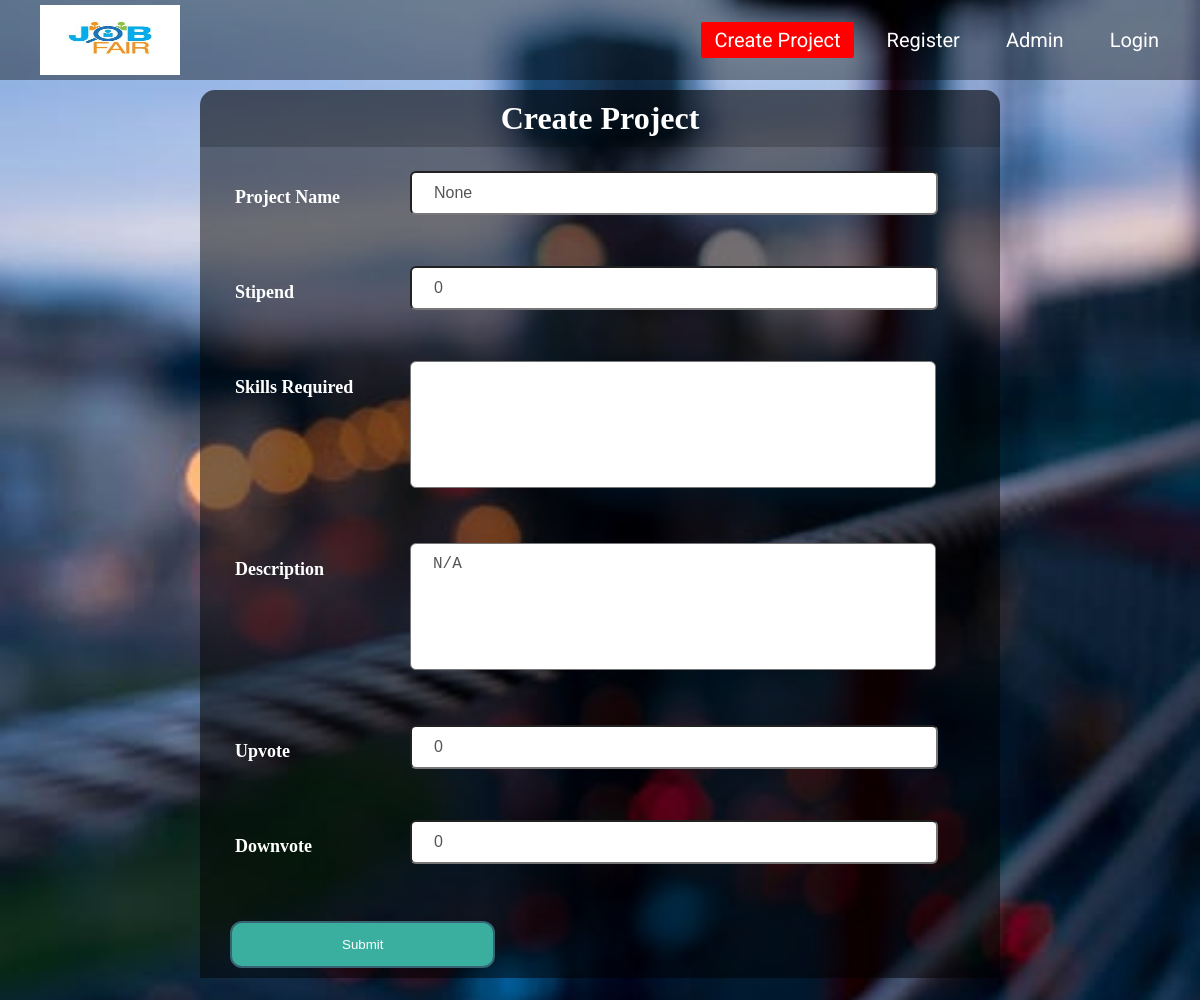
The page /jobfair_app/project_update/3/ on the database its author committed.
### jobfair_app/models.py (models this page shows, shortened)
class Project(models.Model):
    name = models.CharField(max_length = 256)
    description = models.TextField(
        default = ' ',
        max_length=500,
    )
    stipend = models.IntegerField(
        default = 0,
     )
    upvote = models.IntegerField(
        default = 0,
    )
    downvote = models.IntegerField(
        default = 0,
    )
    skills = models.TextField(
    default = '',
    max_length = 500
    )

### jobfair_app/views.py (the view)
# urls.py: path('project_update/<pk>/',views.ProjectUpdateView.as_view(), name = 'project_update'),
class ProjectUpdateView(UpdateView):
    model = models.Project
    fields = ('name','description','stipend','upvote','downvote','skills')
    template_name = 'project_form.html'

### jobfair_app/templates/project_form.html (shortened to what this page needs)
<!DOCTYPE html>
<html>
  <head>
    {% load static %}
    <link rel="stylesheet" type="text/css"  href="{% static 'project_create.css' %}">
  </head>
  <body>
    <div class="wrapper">
      <nav class="navbar">
        <a href="{% url 'jobfair_app:index' %}">
          <img class="logo" src="{% static 'jb.jpg' %}">
        </a>
        <ul>
          <li><a class="active" href="{% url 'jobfair_app:project_create' %}">Create Project</a></li>
          <li><a href="{% url 'jobfair_app:register' %}">Register</a></li>
          <li><a href="{% url 'admin:index' %}">Admin</a></li>
          {% if user.is_authenticated %}
          <li> <a href="{% url 'jobfair_app:logout' %}">{{user.username}} Logout</a> </li>
          {% else %}
          <li> <a href="{% url 'jobfair_app:user_login' %}">Login</a> </li>
          {% endif %}
        </ul>
      </nav>
    <div class="regform">
      <h1>Create Project</h1>
    </div>
    <div class="main">
      <form method="post">
        <h2 class="name">Project Name</h2>
        {{form.name}}
        <h2 class="name">Stipend</h2>
        {{form.stipend}}
        <h2 class="name">Skills Required</h2>
        {{form.skills}}
        <h2 class="name">Description</h2>
        {{form.description}}
        <h2 class="name">Upvote</h2>
        {{form.upvote}}
        <h2 class="name">Downvote</h2>
        {{form.downvote}}
        <button type="submit">Submit</button>
      </form>
    </div>
  </div>
  </body>
</html>

### jobfair_app/static/project_create.css (style rules this page uses)
* { margin: 0; padding: 0; }
.wrapper .regform { width: 800px; background-color: rgba(0,0,0,0.6); margin: auto; color: #FFFFFF; padding: 10px 0px 10px 0px; text-align: center; border-radius: 15px 15px 0px 0px; margin-top: 10px; }
.wrapper .main { background-color: rgba(0,0,0,0.5); width: 800px; margin: auto; }
form { padding: 10px; }
.name { margin-left: 25px; margin-top: 30px; width: 125px; color: white; font-size: 18px; font-weight: 700; }
.company { position: relative; left: 200px; top: -37px; line-height: 40px; width: 480px; border-radius: 6px; padding: 0 22px; font-size: 16px; color: #555; }
.stipend { position: relative; left: 200px; top: -37px; line-height: 40px; width: 480px; border-radius: 6px; padding: 0 22px; font-size: 16px; color: #555; }
.skills { position: relative; left: 200px; top: -37px; line-height: 40px; width: 480px; border-radius: 6px; padding: 0 22px; font-size: 16px; color: #555; }
.textarea { position: relative; left: 200px; top: -37px; line-height: 40px; width: 480px; border-radius: 6px; padding: 0 22px; font-size: 16px; color: #555; resize: none; height: 125px; }
button { background-color: #3baf9f; display: block; margin: 20px 0px 0px 20px; text-align: center; border-radius: 12px; border: 2px solid #366473; padding: 14px 110px; outline: none; color: white; cursor: pointer; transition: .25s; }
.wrapper { background: url(b1.jpg) no-repeat; background-size: cover; background-position: center; height: 125vh; }
.navbar { height: 80px; width: 100%; background: rgba(0,0,0,0.4); }
.logo { width: 140px; height: 70px; padding: 5px 40px; }
.navbar ul { float: right; margin-right: 20px; }
.navbar ul li { list-style: none; margin: 0 8px; display: inline-block; line-height: 80px; }
.navbar ul li a { text-decoration: none; color: white; padding: 6px 13px; font-size: 20px; font-family: 'Roboto', sans-serif; transition: .4s; }
.navbar ul li a.active, .navbar ul li a:hover { background: red; border-radius: 2px; }

### rows shown on the page
Project: name "None", stipend "0", description "N/A", upvote "0", downvote "0"
